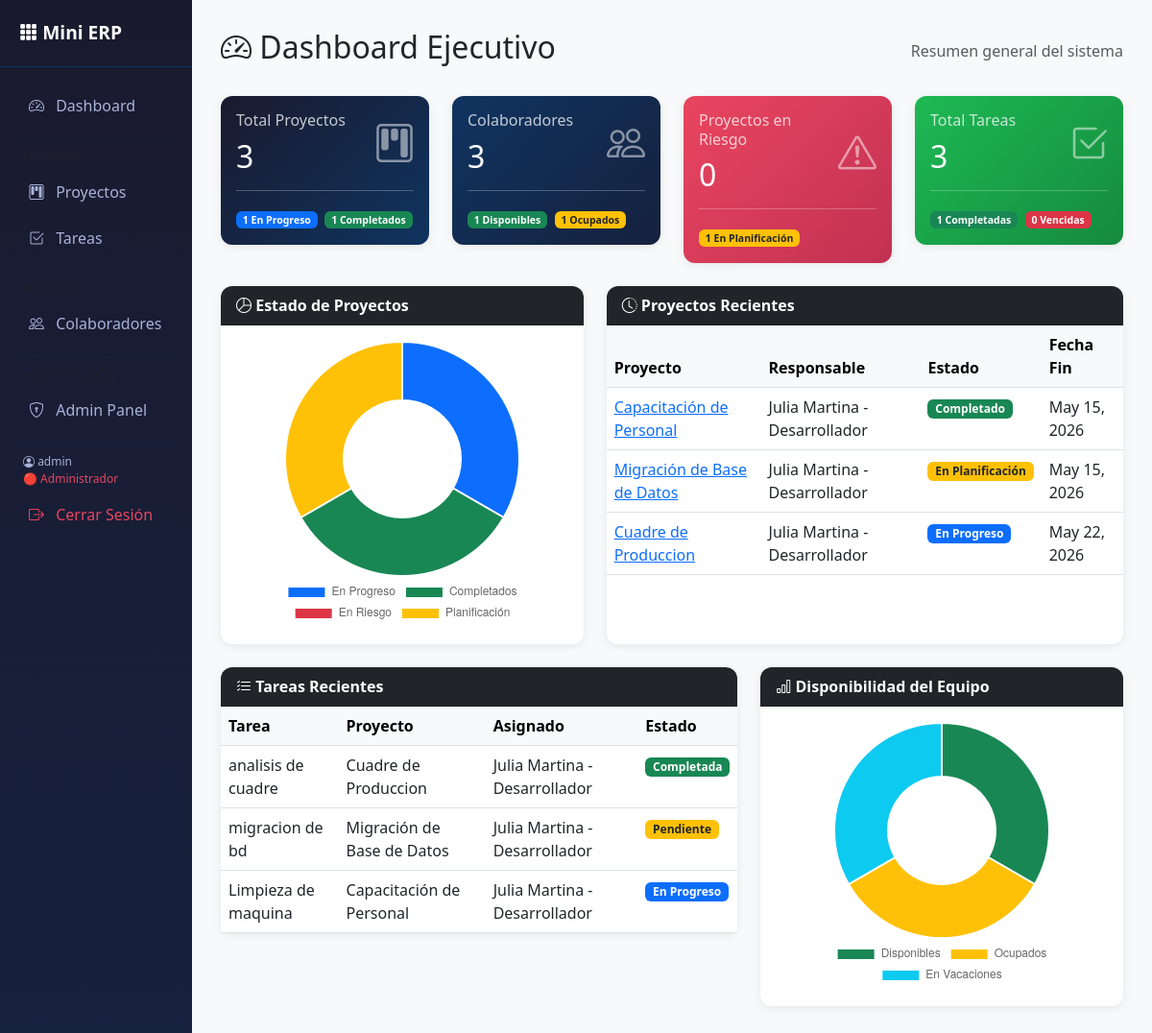
The page /dashboard/ (signed in) on the database its author committed.
### proyectos/models.py (models this page shows, shortened)
class Proyecto(models.Model):
    ESTADO_CHOICES = [
        ('planificacion', 'En Planificación'),
        ('en_progreso', 'En Progreso'),
        ('completado', 'Completado'),
        ('en_riesgo', 'En Riesgo'),
        ('cancelado', 'Cancelado'),
    ]
    nombre = models.CharField(max_length=200)
    descripcion = models.TextField(blank=True)
    fecha_inicio = models.DateField()
    fecha_fin = models.DateField()
    estado = models.CharField(
        max_length=20,
        choices=ESTADO_CHOICES,
        default='planificacion'
    )
    responsable = models.ForeignKey(
        Colaborador,
        on_delete=models.SET_NULL,
        null=True,
        related_name='proyectos_responsable'
    )
    colaboradores = models.ManyToManyField(
        Colaborador,
        blank=True,
        related_name='proyectos_asignados'
    )
    class Meta:
        verbose_name = 'Proyecto'
        verbose_name_plural = 'Proyectos'

class Tarea(models.Model):
    ESTADO_CHOICES = [
        ('pendiente', 'Pendiente'),
        ('en_progreso', 'En Progreso'),
        ('completada', 'Completada'),
        ('vencida', 'Vencida'),
    ]
    titulo = models.CharField(max_length=200)
    descripcion = models.TextField(blank=True)
    proyecto = models.ForeignKey(
        Proyecto,
        on_delete=models.CASCADE,
        related_name='tareas'
    )
    asignado_a = models.ForeignKey(
        Colaborador,
        on_delete=models.SET_NULL,
        null=True,
        blank=True
    )
    fecha_limite = models.DateField()
    estado = models.CharField(
        max_length=20,
        choices=ESTADO_CHOICES,
        default='pendiente'
    )
    class Meta:
        verbose_name = 'Tarea'
        verbose_name_plural = 'Tareas'

### recursos/models.py (models this page shows)
class Colaborador(models.Model):
    DISPONIBILIDAD_CHOICES = [
        ('disponible', 'Disponible'),
        ('ocupado', 'Ocupado'),
        ('vacaciones', 'En Vacaciones'),
    ]
    nombre = models.CharField(max_length=100)
    puesto = models.CharField(max_length=100)
    email = models.EmailField(unique=True)
    telefono = models.CharField(max_length=20, blank=True)
    disponibilidad = models.CharField(
        max_length=20,
        choices=DISPONIBILIDAD_CHOICES,
        default='disponible'
    )
    fecha_ingreso = models.DateField(auto_now_add=True)
    def __str__(self):
        return f"{self.nombre} - {self.puesto}"
    class Meta:
        verbose_name = 'Colaborador'
        verbose_name_plural = 'Colaboradores'

### proyectos/views.py (the view)
# urls.py: path('dashboard/', proyectos_views.dashboard, name='dashboard'),
@login_required
def dashboard(request):
    total_proyectos = Proyecto.objects.count()
    proyectos_en_progreso = Proyecto.objects.filter(estado='en_progreso').count()
    proyectos_completados = Proyecto.objects.filter(estado='completado').count()
    proyectos_en_riesgo = Proyecto.objects.filter(estado='en_riesgo').count()
    proyectos_planificacion = Proyecto.objects.filter(estado='planificacion').count()
    total_colaboradores = Colaborador.objects.count()
    colaboradores_disponibles = Colaborador.objects.filter(disponibilidad='disponible').count()
    colaboradores_ocupados = Colaborador.objects.filter(disponibilidad='ocupado').count()
    colaboradores_vacaciones = Colaborador.objects.filter(disponibilidad='vacaciones').count()
    total_tareas = Tarea.objects.count()
    tareas_completadas = Tarea.objects.filter(estado='completada').count()
    tareas_pendientes = Tarea.objects.filter(estado='pendiente').count()
    tareas_en_progreso = Tarea.objects.filter(estado='en_progreso').count()
    tareas_vencidas = Tarea.objects.filter(estado='vencida').count()
    proyectos_recientes = Proyecto.objects.order_by('-id')[:5]
    tareas_recientes = Tarea.objects.order_by('-id')[:5]
    context = {
        'total_proyectos': total_proyectos,
        'proyectos_en_progreso': proyectos_en_progreso,
        'proyectos_completados': proyectos_completados,
        'proyectos_en_riesgo': proyectos_en_riesgo,
        'proyectos_planificacion': proyectos_planificacion,
        'total_colaboradores': total_colaboradores,
        'colaboradores_disponibles': colaboradores_disponibles,
        'colaboradores_ocupados': colaboradores_ocupados,
        'colaboradores_vacaciones': colaboradores_vacaciones,
        'total_tareas': total_tareas,
        'tareas_completadas': tareas_completadas,
        'tareas_pendientes': tareas_pendientes,
        'tareas_en_progreso': tareas_en_progreso,
        'tareas_vencidas': tareas_vencidas,
        'proyectos_recientes': proyectos_recientes,
        'tareas_recientes': tareas_recientes,
    }
    return render(request, 'dashboard.html', context)

### templates/dashboard.html (shortened to what this page needs)
{% extends 'base.html' %}
{% block content %}
<div class="d-flex justify-content-between align-items-center mb-4">
    <h2><i class="bi bi-speedometer2"></i> Dashboard Ejecutivo</h2>
    <span class="text-muted">Resumen general del sistema</span>
</div>
<div class="row g-4 mb-4">
    <div class="col-md-3">
        <div class="card text-white" style="background: linear-gradient(135deg, #1a1a2e, #0f3460);">
            <div class="card-body">
                <div class="d-flex justify-content-between align-items-center">
                    <div>
                        <h6 class="card-title opacity-75">Total Proyectos</h6>
                        <h2 class="mb-0">{{ total_proyectos }}</h2>
                    </div>
                    <i class="bi bi-kanban" style="font-size: 2.5rem; opacity: 0.5;"></i>
                </div>
                <hr class="opacity-25">
                <small>
                    <span class="badge bg-primary me-1">{{ proyectos_en_progreso }} En Progreso</span>
                    <span class="badge bg-success">{{ proyectos_completados }} Completados</span>
                </small>
            </div>
        </div>
    </div>
    <div class="col-md-3">
        <div class="card text-white" style="background: linear-gradient(135deg, #0f3460, #16213e);">
            <div class="card-body">
                <div class="d-flex justify-content-between align-items-center">
                    <div>
                        <h6 class="card-title opacity-75">Colaboradores</h6>
                        <h2 class="mb-0">{{ total_colaboradores }}</h2>
                    </div>
                    <i class="bi bi-people" style="font-size: 2.5rem; opacity: 0.5;"></i>
                </div>
                <hr class="opacity-25">
                <small>
                    <span class="badge bg-success me-1">{{ colaboradores_disponibles }} Disponibles</span>
                    <span class="badge bg-warning text-dark">{{ colaboradores_ocupados }} Ocupados</span>
                </small>
            </div>
        </div>
    </div>
    <div class="col-md-3">
        <div class="card text-white" style="background: linear-gradient(135deg, #e94560, #c23152);">
            <div class="card-body">
                <div class="d-flex justify-content-between align-items-center">
                    <div>
                        <h6 class="card-title opacity-75">Proyectos en Riesgo</h6>
                        <h2 class="mb-0">{{ proyectos_en_riesgo }}</h2>
                    </div>
                    <i class="bi bi-exclamation-triangle" style="font-size: 2.5rem; opacity: 0.5;"></i>
                </div>
                <hr class="opacity-25">
                <small>
                    <span class="badge bg-warning text-dark">{{ proyectos_planificacion }} En Planificación</span>
                </small>
            </div>
        </div>
    </div>
    <div class="col-md-3">
        <div class="card text-white" style="background: linear-gradient(135deg, #1db954, #158a3e);">
            <div class="card-body">
                <div class="d-flex justify-content-between align-items-center">
                    <div>
                        <h6 class="card-title opacity-75">Total Tareas</h6>
                        <h2 class="mb-0">{{ total_tareas }}</h2>
                    </div>
                    <i class="bi bi-check2-square" style="font-size: 2.5rem; opacity: 0.5;"></i>
                </div>
                <hr class="opacity-25">
                <small>
                    <span class="badge bg-success me-1">{{ tareas_completadas }} Completadas</span>
                    <span class="badge bg-danger">{{ tareas_vencidas }} Vencidas</span>
                </small>
            </div>
        </div>
    </div>
</div>
<div class="row g-4 mb-4">
    <div class="col-md-5">
        <div class="card h-100">
            <div class="card-header bg-dark text-white">
                <i class="bi bi-pie-chart"></i> Estado de Proyectos
            </div>
            <div class="card-body d-flex justify-content-center align-items-center">
                <canvas id="graficaProyectos" width="300" height="300"></canvas>
            </div>
        </div>
    </div>
    <div class="col-md-7">
        <div class="card h-100">
            <div class="card-header bg-dark text-white">
                <i class="bi bi-clock-history"></i> Proyectos Recientes
            </div>
            <div class="card-body p-0">
                <table class="table table-hover mb-0">
                    <thead class="table-light">
                        <tr>
                            <th>Proyecto</th>
                            <th>Responsable</th>
                            <th>Estado</th>
                            <th>Fecha Fin</th>
                        </tr>
                    </thead>
                    <tbody>
                        {% for proyecto in proyectos_recientes %}
                        <tr>
                            <td><a href="{% url 'detalle_proyecto' proyecto.pk %}">{{ proyecto.nombre }}</a></td>
                            <td>{{ proyecto.responsable|default:"Sin asignar" }}</td>
                            <td>
                                <span class="badge
                                    {% if proyecto.estado == 'en_riesgo' %}bg-danger
                                    {% elif proyecto.estado == 'completado' %}bg-success
                                    {% elif proyecto.estado == 'en_progreso' %}bg-primary
                                    {% elif proyecto.estado == 'cancelado' %}bg-secondary
                                    {% else %}bg-warning text-dark{% endif %}">
                                    {{ proyecto.get_estado_display }}
                                </span>
                            </td>
                            <td>{{ proyecto.fecha_fin }}</td>
                        </tr>
                        {% endfor %}
                    </tbody>
                </table>
            </div>
        </div>
    </div>
</div>
<div class="row g-4">
    <div class="col-md-7">
        <div class="card">
            <div class="card-header bg-dark text-white">
                <i class="bi bi-list-check"></i> Tareas Recientes
            </div>
            <div class="card-body p-0">
                <table class="table table-hover mb-0">
                    <thead class="table-light">
                        <tr>
                            <th>Tarea</th>
                            <th>Proyecto</th>
                            <th>Asignado</th>
                            <th>Estado</th>
                        </tr>
                    </thead>
                    <tbody>
                        {% for tarea in tareas_recientes %}
                        <tr>
                            <td>{{ tarea.titulo }}</td>
                            <td>{{ tarea.proyecto.nombre }}</td>
                            <td>{{ tarea.asignado_a|default:"Sin asignar" }}</td>
                            <td>
                                <span class="badge
                                    {% if tarea.estado == 'completada' %}bg-success
                                    {% elif tarea.estado == 'en_progreso' %}bg-primary
                                    {% elif tarea.estado == 'vencida' %}bg-danger
                                    {% else %}bg-warning text-dark{% endif %}">
                                    {{ tarea.get_estado_display }}
                                </span>
                            </td>
                        </tr>
                        {% endfor %}
                    </tbody>
                </table>
            </div>
        </div>
    </div>
    <div class="col-md-5">
        <div class="card">
            <div class="card-header bg-dark text-white">
                <i class="bi bi-bar-chart"></i> Disponibilidad del Equipo
            </div>
            <div class="card-body d-flex justify-content-center">
                <canvas id="graficaColaboradores" width="280" height="280"></canvas>
            </div>
        </div>
    </div>
</div>
<script>
    // Gráfica de proyectos
    const ctxP = document.getElementById('graficaProyectos').getContext('2d');
    new Chart(ctxP, {
        type: 'doughnut',
        data: {
            labels: ['En Progreso', 'Completados', 'En Riesgo', 'Planificación'],
            datasets: [{
                data: [{{ proyectos_en_progreso }}, {{ proyectos_completados }}, {{ proyectos_en_riesgo }}, {{ proyectos_planificacion }}],
                backgroundColor: ['#0d6efd', '#198754', '#dc3545', '#ffc107'],
                borderWidth: 2
            }]
        },
        options: { responsive: false, plugins: { legend: { position: 'bottom' } } }
    });
    // Gráfica de colaboradores
    const ctxC = document.getElementById('graficaColaboradores').getContext('2d');
    new Chart(ctxC, {
        type: 'doughnut',
        data: {
            labels: ['Disponibles', 'Ocupados', 'En Vacaciones'],
            datasets: [{
                data: [{{ colaboradores_disponibles }}, {{ colaboradores_ocupados }}, {{ colaboradores_vacaciones }}],
                backgroundColor: ['#198754', '#ffc107', '#0dcaf0'],
                borderWidth: 2
            }]
        },
        options: { responsive: false, plugins: { legend: { position: 'bottom' } } }
    });
</script>
{% endblock %}

### templates/base.html (shortened to what this page needs)
<!DOCTYPE html>
<html lang="es">
<head>
    <link href="https://cdn.jsdelivr.net/npm/bootstrap@5.3.0/dist/css/bootstrap.min.css" rel="stylesheet">
    <link href="https://cdn.jsdelivr.net/npm/bootstrap-icons@1.10.0/font/bootstrap-icons.css" rel="stylesheet">
</head>
<body>
<div class="container-fluid">
    <div class="row">
        <div class="col-md-2 px-0 sidebar">
            <div class="brand-title">
                <i class="bi bi-grid-3x3-gap-fill"></i> Mini ERP
            </div>
            <nav class="nav flex-column mt-3">
    <a class="nav-link" href="/"><i class="bi bi-speedometer2"></i> Dashboard</a>
    <hr style="border-color:#0f3460; margin: 10px 20px;">
    <small class="text-muted px-4 mb-1" style="font-size:0.7rem;">PROYECTOS</small>
    <a class="nav-link" href="/proyectos/"><i class="bi bi-kanban"></i> Proyectos</a>
    <a class="nav-link" href="/tareas/"><i class="bi bi-check2-square"></i> Tareas</a>
    <hr style="border-color:#0f3460; margin: 10px 20px;">
    <small class="text-muted px-4 mb-1" style="font-size:0.7rem;">RECURSOS</small>
    <a class="nav-link" href="/colaboradores/"><i class="bi bi-people"></i> Colaboradores</a>
    {% if request.user.perfil.rol == 'admin' %}
    <hr style="border-color:#0f3460; margin: 10px 20px;">
    <small class="text-muted px-4 mb-1" style="font-size:0.7rem;">ADMINISTRACIÓN</small>
    <a class="nav-link" href="/admin/"><i class="bi bi-shield-lock"></i> Admin Panel</a>
    {% endif %}
    <hr style="border-color:#0f3460; margin: 10px 20px;">
    <div class="px-4 mb-1" style="font-size:0.75rem; color:#a8b2d8;">
    <i class="bi bi-person-circle"></i> {{ request.user.username }}<br>
    {% if request.user.perfil.rol == 'admin' %}
        <span style="color:#e94560;">🔴 Administrador</span>
    {% elif request.user.perfil.rol == 'gerente' %}
        <span style="color:#ffc107;">🟡 Gerente</span>
    {% else %}
        <span style="color:#1db954;">🟢 Colaborador</span>
    {% endif %}
</div>
    <form method="post" action="/logout/">
        <button type="submit" class="nav-link btn btn-link w-100 text-start" style="color:#e94560;">
            <i class="bi bi-box-arrow-right"></i> Cerrar Sesión
        </button>
    </form>
</nav>
        </div>
        <div class="col-md-10 main-content">
            {% block content %}{% endblock %}
        </div>
    </div>
</div>
</body>
</html>

### rows shown on the page
Proyecto: nombre "Capacitación de Personal", responsable "Julia Martina - Desarrollador", estado "Completado", fecha_fin "May 15, 2026"
Proyecto: nombre "Migración de Base de Datos", responsable "Julia Martina - Desarrollador", estado "En Planificación", fecha_fin "May 15, 2026"
Proyecto: nombre "Cuadre de Produccion", responsable "Julia Martina - Desarrollador", estado "En Progreso", fecha_fin "May 22, 2026"
Tarea: titulo "analisis de cuadre", proyecto.nombre "Cuadre de Produccion", asignado_a "Julia Martina - Desarrollador", estado "Completada"
Tarea: titulo "migracion de bd", proyecto.nombre "Migración de Base de Datos", asignado_a "Julia Martina - Desarrollador", estado "Pendiente"
Tarea: titulo "Limpieza de maquina", proyecto.nombre "Capacitación de Personal", asignado_a "Julia Martina - Desarrollador", estado "En Progreso"

### other values the page prints
{{ request.user.username }} "admin"
{{ total_proyectos }} "3"
{{ proyectos_en_progreso }} "1"
{{ proyectos_completados }} "1"
{{ total_colaboradores }} "3"
{{ colaboradores_disponibles }} "1"
{{ colaboradores_ocupados }} "1"
{{ proyectos_en_riesgo }} "0"
{{ proyectos_planificacion }} "1"
{{ total_tareas }} "3"
{{ tareas_completadas }} "1"
{{ tareas_vencidas }} "0"
chart data {{ proyectos_en_progreso }} 1
chart data {{ proyectos_completados }} 1
chart data {{ proyectos_en_riesgo }} 0
